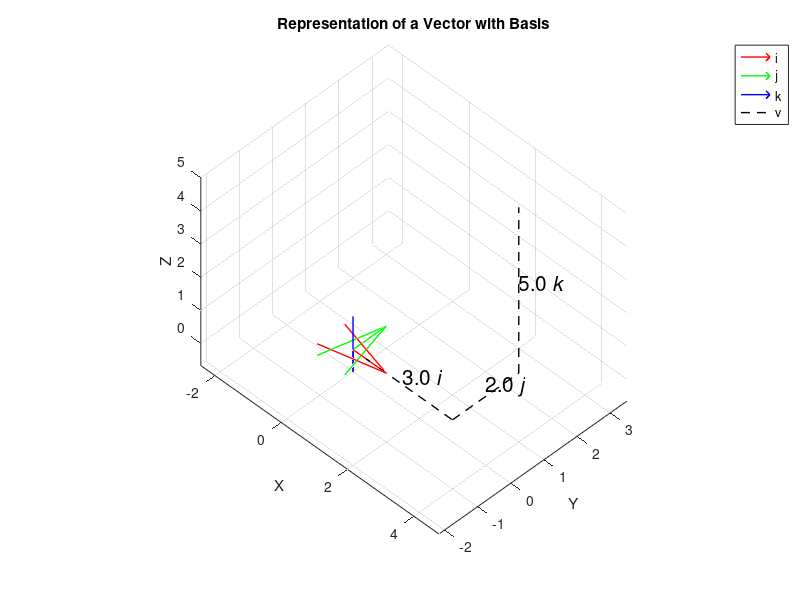

This chart was generated by the following MATLAB code:
clc; clear; close all;
% Define basis vectors
i = [1; 0; 0];
j = [0; 1; 0];
k = [0; 0; 1];

% Define an arbitrary 3D vector v
v = [3; 2; 5];

% Visualization
figure;
hold on;
grid on;
axis equal;

% Draw the basis vectors
quiver3(0, 0, 0, i(1), i(2), i(3), 'r', 'LineWidth', 1, 'AutoScale', 'off', 'MaxHeadSize', 1, 'DisplayName', 'i');
quiver3(0, 0, 0, j(1), j(2), j(3), 'g', 'LineWidth', 1, 'AutoScale', 'off', 'MaxHeadSize', 1, 'DisplayName', 'j');
quiver3(0, 0, 0, k(1), k(2), k(3), 'b', 'LineWidth', 1, 'AutoScale', 'off', 'MaxHeadSize', 1, 'DisplayName', 'k');

%%%%%%% TODO %%%%%%
% Draw the vector v.
% Draw arrow by using function 'quiver3'
% xxxxxxx(0, 0, 0, x(x), x(x), x(x), 'm', 'LineWidth', 1, 'AutoScale', 'off', 'MaxHeadSize', 1, 'DisplayName', 'v');
%%%%%%%%%%%%%%%%%%%

% Visualize each multiplication of basis vector
plot3([0 v(1)], [0 0], [0 0], 'k--', 'LineWidth', 1); 
plot3([v(1) v(1)], [0 v(2)], [0 0], 'k--', 'LineWidth', 1); 
plot3([v(1) v(1)], [v(2) v(2)], [0 v(3)], 'k--', 'LineWidth', 1); 

% Visualize the values of multiplication
text(v(1)/2, 0, 0, sprintf('%0.1f \\iti', v(1)), 'VerticalAlignment', 'bottom', 'FontSize', 15);
text(v(1), v(2)/2, 0, sprintf('%0.1f \\itj', v(2)), 'VerticalAlignment', 'bottom','FontSize', 15);
text(v(1), v(2), v(3)/2, sprintf('%0.1f \\itk', v(3)), 'VerticalAlignment', 'bottom', 'FontSize', 15);

xlabel('X');
ylabel('Y');
zlabel('Z');
title('Representation of a Vector with Basis');
legend('i','j','k','v','Location', 'northeastoutside');
view(45, 45); % Adjust the 3D view angle
hold off;
